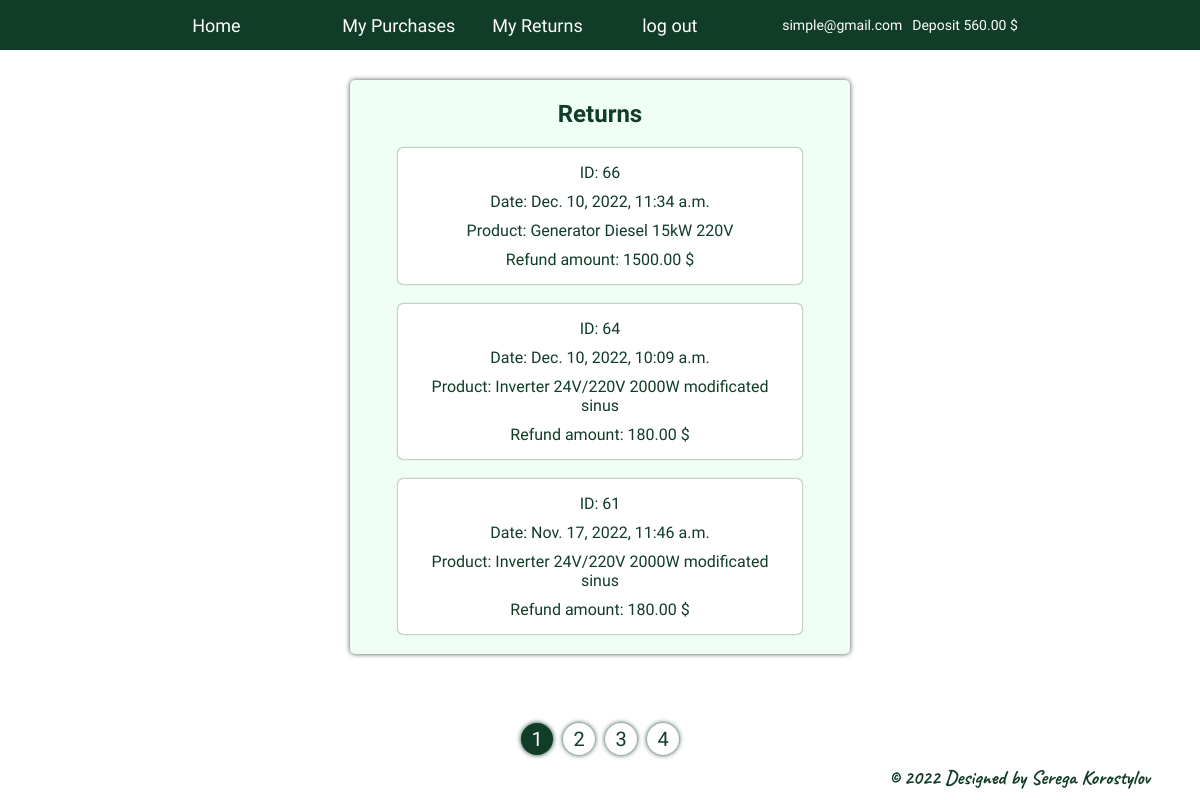
The page /returns/ (signed in) on the database as committed earlier.
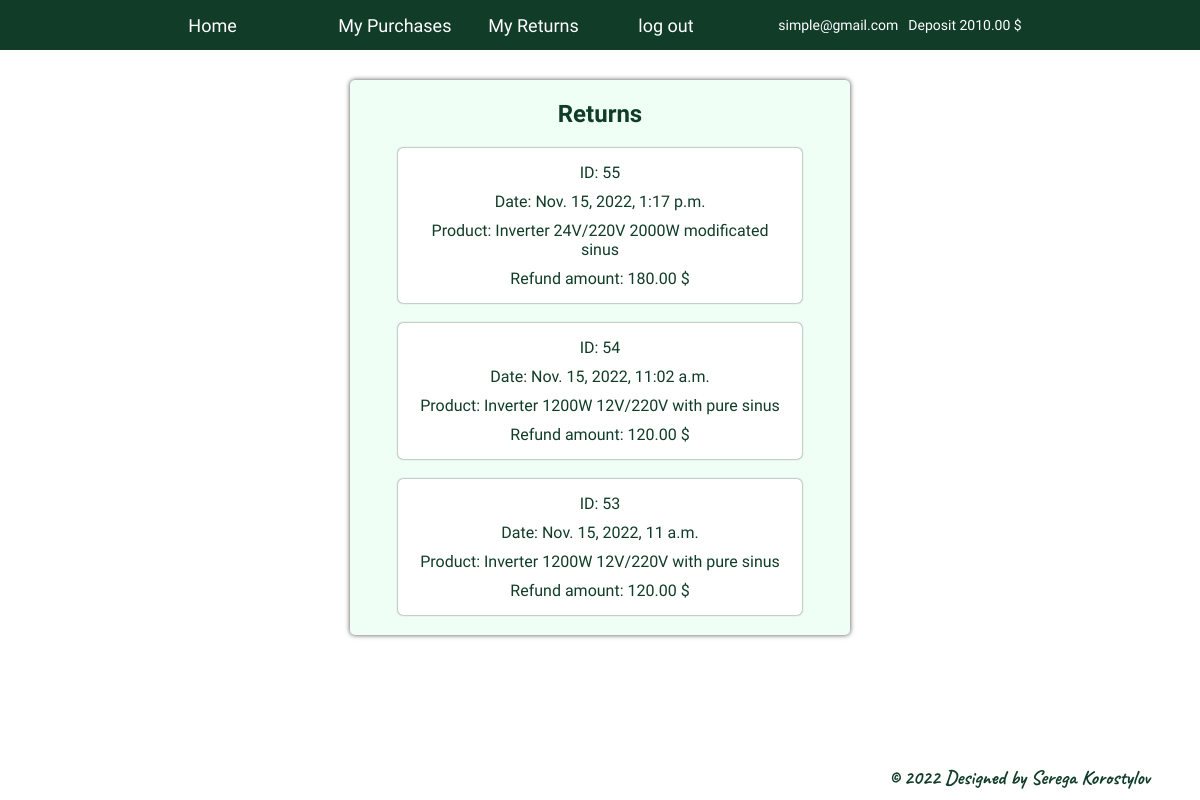
The same page on the database as committed later.
### store/models.py (models this page shows)
class MyUser(AbstractUser):
    deposit = models.DecimalField(max_digits=7, decimal_places=2, blank=True, null=True)

class ReturnPurchase(models.Model):
    purchase = models.OneToOneField(Purchase, on_delete=models.CASCADE)
    date = models.DateTimeField(auto_now_add=True)
    class Meta:
        ordering = ['-date']
    def __str__(self):
        return f'{self.purchase}'

class Purchase(models.Model):
    customer = models.ForeignKey(MyUser, related_name='purchases', on_delete=models.CASCADE)
    product = models.ForeignKey(Product, on_delete=models.CASCADE)
    quantity = models.PositiveSmallIntegerField()
    date = models.DateTimeField(auto_now_add=True)
    class Meta:
        ordering = ['-date']
        verbose_name = 'purchase'
        verbose_name_plural = 'purchases'
    def __str__(self):
        return f'{self.product}'
    @property
    def purchase_amount(self):
        return self.quantity * self.product.price

class Product(models.Model):
    title = models.CharField(max_length=100)
    image = models.ImageField(upload_to='images', null=True, blank=True)
    description = models.TextField()
    price = models.DecimalField(max_digits=7, decimal_places=2)
    quantity = models.PositiveSmallIntegerField()
    class Meta:
        ordering = ['title']
        verbose_name = 'product'
        verbose_name_plural = 'products'
    def __str__(self):
        return self.title

### store/views.py (the view)
# urls.py: path('returns/', ReturnListView.as_view(), name='returns'),
class ReturnListView(LoginRequiredMixin, ListView):
    login_url = reverse_lazy('login')
    model = ReturnPurchase
    template_name = 'store/return_purchase.html'
    paginate_by = 3
    def get_queryset(self):
        if not self.request.user.is_superuser:
            queryset = ReturnPurchase.objects.filter(purchase__customer=self.request.user)
            return queryset
        queryset = ReturnPurchase.objects.all()
        return queryset

### store/templates/store/return_purchase.html (shortened to what this page needs)
{% extends 'store/base.html' %}
{% block content %}
    <div class="list">
    <h2>Returns</h2>
    {% for return in  object_list %}
        <div>
            <span>ID: {{ return.id }}</span>
            <span>Date: {{ return.date }}</span>
            <span>Product: {{ return }} {{ return.purchase.product.description }}</span>
            <span>Refund amount: {{ return.purchase.purchase_amount }} $</span>
        </div>
    {% endfor %}
    </div>
{% endblock %}

### store/templates/includes/navigation.html
<div class="navi">
<a href="{% url 'home' %}">Home</a>
{% if not user.is_authenticated %}
    <a href="{% url 'login' %}">Log in</a>
    <a href="{% url 'register' %}">Sign up</a>
{% else %}
    {% if user.is_superuser %}
        <a href="{% url 'add_product' %}">Add Products</a>
        <a href="{% url 'purchases' %}">All Purchases</a>
        <a href="{% url 'returns' %}">All Returns</a>
        <a href="{% url 'logout' %}">log out</a>
        <p>ADMIN</p>
    {% else %}
        <a href="{% url 'purchases' %}">My Purchases</a>
        <a href="{% url 'returns' %}">My Returns</a>
        <a href="{% url 'logout' %}">log out</a>
        <p>{{ user.email }}</p>
        <p>Deposit {{ user.deposit }} $</p>
    {% endif %}
{% endif %}
</div>

Rows that differ between the two databases and show on the page:
removed ReturnPurchase: id "66", date "Dec. 10, 2022, 11:34 a.m.", purchase.title "Generator", purchase.product.description "Diesel 15kW 220V", purchase.purchase_amount "1500.00"
removed ReturnPurchase: id "64", date "Dec. 10, 2022, 10:09 a.m.", purchase.title "Inverter", purchase.product.description "24V/220V 2000W modificated sinus", purchase.purchase_amount "180.00"
removed ReturnPurchase: id "61", date "Nov. 17, 2022, 11:46 a.m.", purchase.title "Inverter", purchase.product.description "24V/220V 2000W modificated sinus", purchase.purchase_amount "180.00"
changed MyUser "simple@gmail.com": deposit "560.00" → "2010.00"
now on this page (row unchanged): ReturnPurchase: id "55", date "Nov. 15, 2022, 1:17 p.m.", purchase.title "Inverter", purchase.product.description "24V/220V 2000W modificated sinus", purchase.purchase_amount "180.00"
now on this page (row unchanged): ReturnPurchase: id "54", date "Nov. 15, 2022, 11:02 a.m.", purchase.title "Inverter", purchase.product.description "1200W 12V/220V with pure sinus", purchase.purchase_amount "120.00"
now on this page (row unchanged): ReturnPurchase: id "53", date "Nov. 15, 2022, 11 a.m.", purchase.title "Inverter", purchase.product.description "1200W 12V/220V with pure sinus", purchase.purchase_amount "120.00"
Other text that changed with them:
list line gone: "1"
list line gone: "2"
list line gone: "3"
list line gone: "4"
